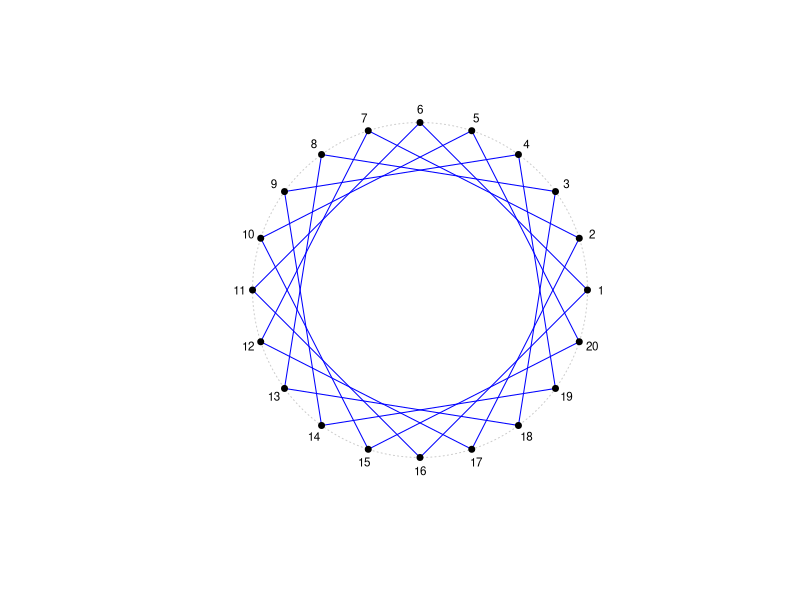

Generate this figure with R:
#' Gera uma figura de String Art circular
#'
#' A função `stcircle()` constrói uma figura de *String Art* sobre uma
#' circunferência, posicionando `n` pregos igualmente espaçados e conectando
#' cada prego ao prego `k` posições à frente, segundo uma regra modular fixa.
#' A função também calcula o comprimento total do barbante e retorna,
#' invisivelmente, os dados completos da construção.
#'
#' @param n Inteiro maior ou igual a 3. Número de pregos igualmente espaçados
#'   sobre a circunferência.
#' @param k Inteiro entre 1 e `n - 1`. Salto modular da conexão.
#'   A conexão é dada por `j <- (i + k - 1) %% n + 1`.
#' @param r Número positivo. Raio da circunferência.
#' @param col Cor das conexões.
#' @param lwd Número positivo. Espessura das conexões.
#' @param plot Lógico. Se `TRUE`, desenha a figura.
#' @param show_points Lógico. Se `TRUE`, mostra os pregos.
#' @param cex_pregos Número positivo. Tamanho dos pregos no gráfico.
#' @param col_pregos Cor dos pregos.
#' @param show_labels Lógico. Se `TRUE`, mostra os rótulos dos pregos.
#' @param cex_labels Número positivo. Tamanho dos rótulos.
#' @param label_col Cor dos rótulos.
#' @param verbose Lógico. Se `TRUE`, informa o comprimento total do barbante
#'   e uma observação sobre a estrutura da figura.
#'
#' @details
#' A construção posiciona os pregos sobre uma circunferência de raio `r`,
#' centrada em `(0, 0)`, numerando-os de `1` a `n` no sentido anti-horário,
#' a partir do ponto `(r, 0)`.
#'
#' A regra de conexão é auditável e dada por
#' `j <- (i + k - 1) %% n + 1`,
#' ou seja, cada prego `i` é ligado ao prego `k` posições à frente.
#'
#' Quando `mdc(n, k) = 1`, a figura percorre todos os pregos em um único ciclo.
#' Quando `mdc(n, k) > 1`, a construção se decompõe em ciclos independentes,
#' ainda obedecendo exatamente à mesma regra modular.
#'
#' @return Invisivelmente, uma lista com:
#' \describe{
#'   \item{pregos}{`data.frame` com as colunas `indice`, `x` e `y`.}
#'   \item{conexoes}{`data.frame` com as colunas `prego_inicial`,
#'   `prego_final`, `x_inicial`, `y_inicial`, `x_final`, `y_final`
#'   e `comprimento`.}
#'   \item{comprimento_total}{Número com o comprimento total do barbante.}
#' }
#'
#' @examples
#' # Exemplo básico
#' stcircle(n = 20, k = 3, r = 1, col = "blue", lwd = 1.2)
#'
#' # Exemplo com rótulos dos pregos
#' stcircle(
#'   n = 12, k = 5, r = 1,
#'   col = "firebrick", lwd = 1,
#'   show_labels = TRUE
#' )
#'
#' # Exemplo sem plot
#' res <- stcircle(
#'   n = 10, k = 2, r = 1,
#'   col = "darkgreen", lwd = 1,
#'   plot = FALSE, verbose = FALSE
#' )
#' res$comprimento_total
#' head(res$pregos)
#' head(res$conexoes)
#'
#' @importFrom graphics plot points segments lines text
#' @export
stcircle <- function(n = 20, k = 3, r = 1,
                     col = "blue", lwd = 1,
                     plot = TRUE,
                     show_points = TRUE,
                     cex_pregos = 0.8,
                     col_pregos = "black",
                     show_labels = FALSE,
                     cex_labels = 0.7,
                     label_col = "black",
                     verbose = TRUE) {
  
  #---------------------------------------------------------------------------
  # Input checks
  #---------------------------------------------------------------------------
  if (!is.numeric(n) || length(n) != 1L || is.na(n) ||
      n != as.integer(n) || n < 3L) {
    stop("`n` must be a single integer greater than or equal to 3.")
  }
  
  if (!is.numeric(k) || length(k) != 1L || is.na(k) ||
      k != as.integer(k) || k < 1L) {
    stop("`k` must be a single positive integer.")
  }
  
  if (!is.numeric(r) || length(r) != 1L || is.na(r) || r <= 0) {
    stop("`r` must be a single positive number.")
  }
  
  if (!is.numeric(lwd) || length(lwd) != 1L || is.na(lwd) || lwd <= 0) {
    stop("`lwd` must be a single positive number.")
  }
  
  if (!is.logical(plot) || length(plot) != 1L || is.na(plot)) {
    stop("`plot` must be TRUE or FALSE.")
  }
  
  if (!is.logical(show_points) || length(show_points) != 1L || is.na(show_points)) {
    stop("`show_points` must be TRUE or FALSE.")
  }
  
  if (!is.logical(show_labels) || length(show_labels) != 1L || is.na(show_labels)) {
    stop("`show_labels` must be TRUE or FALSE.")
  }
  
  if (!is.logical(verbose) || length(verbose) != 1L || is.na(verbose)) {
    stop("`verbose` must be TRUE or FALSE.")
  }
  
  if (!is.numeric(cex_pregos) || length(cex_pregos) != 1L ||
      is.na(cex_pregos) || cex_pregos <= 0) {
    stop("`cex_pregos` must be a single positive number.")
  }
  
  if (!is.numeric(cex_labels) || length(cex_labels) != 1L ||
      is.na(cex_labels) || cex_labels <= 0) {
    stop("`cex_labels` must be a single positive number.")
  }
  
  n <- as.integer(n)
  k <- as.integer(k)
  
  if (k >= n) {
    stop("`k` must satisfy 1 <= k <= n - 1.")
  }
  
  #---------------------------------------------------------------------------
  # Auxiliary function
  #---------------------------------------------------------------------------
  gcd_int <- function(a, b) {
    a <- abs(as.integer(a))
    b <- abs(as.integer(b))
    while (b != 0L) {
      tmp <- b
      b <- a %% b
      a <- tmp
    }
    a
  }
  
  #---------------------------------------------------------------------------
  # Nail positions
  #---------------------------------------------------------------------------
  theta <- seq(0, 2 * pi, length.out = n + 1L)[-(n + 1L)]
  
  pregos <- data.frame(
    indice = seq_len(n),
    x = r * cos(theta),
    y = r * sin(theta)
  )
  
  #---------------------------------------------------------------------------
  # Connections following the modular jump rule
  #---------------------------------------------------------------------------
  prego_inicial <- seq_len(n)
  prego_final <- ((prego_inicial + k - 1L) %% n) + 1L
  
  conexoes <- data.frame(
    prego_inicial = prego_inicial,
    prego_final = prego_final,
    x_inicial = pregos$x[prego_inicial],
    y_inicial = pregos$y[prego_inicial],
    x_final = pregos$x[prego_final],
    y_final = pregos$y[prego_final]
  )
  
  conexoes$comprimento <- sqrt(
    (conexoes$x_final - conexoes$x_inicial)^2 +
      (conexoes$y_final - conexoes$y_inicial)^2
  )
  
  comprimento_total <- sum(conexoes$comprimento)
  
  #---------------------------------------------------------------------------
  # Plot
  #---------------------------------------------------------------------------
  if (plot) {
    margem <- 0.15 * r
    lims <- c(-r - margem, r + margem)
    
    graphics::plot(
      NA, NA,
      xlim = lims, ylim = lims,
      asp = 1,
      xlab = "", ylab = "",
      axes = FALSE
    )
    
    # Circumference outline
    tt <- seq(0, 2 * pi, length.out = 500L)
    graphics::lines(r * cos(tt), r * sin(tt), col = "grey80", lty = 3)
    
    # String connections
    graphics::segments(
      x0 = conexoes$x_inicial,
      y0 = conexoes$y_inicial,
      x1 = conexoes$x_final,
      y1 = conexoes$y_final,
      col = col,
      lwd = lwd
    )
    
    # Nails
    if (show_points) {
      graphics::points(
        pregos$x, pregos$y,
        pch = 19,
        cex = cex_pregos,
        col = col_pregos
      )
    }
    
    # Labels
    if (show_labels) {
      fator_rotulo <- 1.08
      graphics::text(
        x = fator_rotulo * pregos$x,
        y = fator_rotulo * pregos$y,
        labels = pregos$indice,
        cex = cex_labels,
        col = label_col
      )
    }
  }
  
  #---------------------------------------------------------------------------
  # Verbose output
  #---------------------------------------------------------------------------
  if (verbose) {
    message(sprintf(
      "Total string length: %.4f units.",
      comprimento_total
    ))
    
    d <- gcd_int(n, k)
    if (d == 1L) {
      message("The modular rule generates a single cycle through all nails.")
    } else {
      message(sprintf(
        "The modular rule generates %d independent cycles (gcd(n, k) = %d).",
        d, d
      ))
    }
  }
  
  #---------------------------------------------------------------------------
  # Invisible return
  #---------------------------------------------------------------------------
  invisible(list(
    pregos = pregos,
    conexoes = conexoes,
    comprimento_total = comprimento_total
  ))
}
stcircle(n = 20, k = 15, r = 1,
         col = "blue", lwd = 1,
         plot = TRUE,
         show_points = TRUE,
         cex_pregos = 0.8,
         col_pregos = "black",
         show_labels = T,
         cex_labels = 0.7,
         label_col = "black",
         verbose = TRUE)
